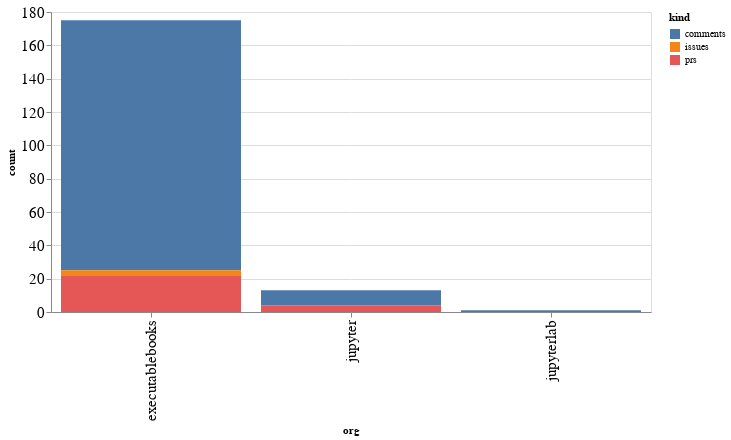

Notebook source saved alongside this figure:
### Code cell
alt.Chart(org_summaries, width=600).mark_bar().encode(
    x='org',
    y='count',
    color='kind',
    tooltip="org"
)

### Figure 1 — Vega-Lite specification as saved in the notebook (floating-point values rounded to 4 significant figures)
{"config": {"axisLeft": {"labelFontSize": 15}, "axisBottom": {"labelFontSize": 15}}, "data": {"name": "data-9dbf1fd46e3d099c44104295b76f5508"}, "mark": "bar", "encoding": {"color": {"type": "nominal", "field": "kind"}, "tooltip": {"type": "nominal", "field": "org"}, "x": {"type": "nominal", "field": "org"}, "y": {"type": "quantitative", "field": "count"}}, "width": 600, "$schema": "https://vega.github.io/schema/vega-lite/v4.8.1.json", "datasets": {"data-9dbf1fd46e3d099c44104295b76f5508": [{"org": "executablebooks", "kind": "comments", "count": 150}, {"org": "executablebooks", "kind": "issues", "count": 3}, {"org": "executablebooks", "kind": "prs", "count": 22}, {"org": "jupyter", "kind": "comments", "count": 9}, {"org": "jupyter", "kind": "prs", "count": 4}, {"org": "jupyterlab", "kind": "comments", "count": 1}]}}
